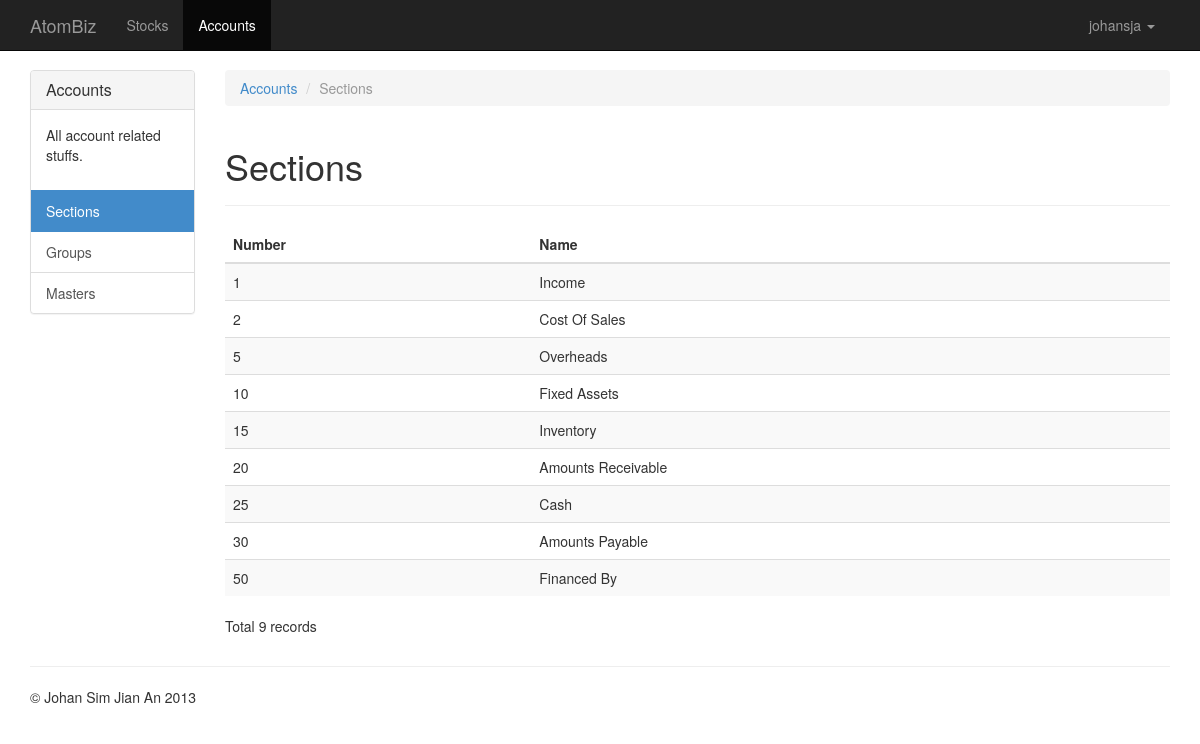
The app's page /accounts/sections/ (signed in) with its own data.
### accounts/models.py (models this page shows, shortened)
class Section(models.Model):
    number = models.SmallIntegerField(unique=True)
    name = models.CharField(max_length=64)
    class Meta:
        ordering = ['number']

### accounts/views.py (the view)
class SectionList(ListView):
    model = Section

### accounts/templates/accounts/section_list.html
{% extends "accounts/base.html" %}
{% block rows %}
    <ol class="breadcrumb">
        <li><a href="/accounts/">Accounts</a></li>
        <li class="active">Sections</li>
    </ol>
    <div class="page-header">
        <h1>Sections</h1>
    </div>
    <div class=" table-responsive">
        <table class="table table-striped">
            <thead>
                <tr>
                    <th>Number</th>
                    <th>Name</th>
                </tr>
            </thead>
            <tbody>
                {% for section in object_list %}
                    <tr>
                        <td>{{ section.number }}</td>
                        <td>{{ section.name }}</td>
                    </tr>
                {% endfor %}
            </tbody>
        </table>
    </div>
    <p>Total {{ object_list|length }} records</p>
{% endblock %}

### templates/base.html (shortened to what this page needs)
{% extends 'bootstrap/base.html' %}
{% block project_navbar_brand_url %}
  {% if user.is_authenticated %}
    /users/dashboard/
  {% else %}
    /
  {% endif %}
{% endblock %}
{% block project_navbar_brand %}AtomBiz{% endblock %}
{% block project_navbar_collapse %}
  {% if user.is_authenticated %}
    <ul class="nav navbar-nav">
      {% with url="/stocks/" %}
        <li{% if url in request.path %} class="active"{% endif %}><a href="{{ url }}">Stocks</a></li>
      {% endwith %}
      {% with url="/accounts/" %}
        <li{% if url in request.path %} class="active"{% endif %}><a href="{{ url }}">Accounts</a></li>
      {% endwith %}
    </ul>
    <ul class="nav navbar-nav navbar-right">
      <li class="dropdown">
        <a href="#" class="dropdown-toggle" data-toggle="dropdown">{{ user }} <b class="caret"></b></a>
      </li>
    </ul>
  {% endif %}
{% endblock %}
{% block project_rows %}
  {% block app_rows %}
  {% endblock %}
{% endblock %}
{% block project_footer_content %}
  <p>&copy; Johan Sim Jian An 2013</p>
{% endblock %}

### templates/base.html (style rules this page uses)
body { padding-top: 70px; }

### records on screen
Section: number "1", name "Income"
Section: number "2", name "Cost Of Sales"
Section: number "5", name "Overheads"
Section: number "10", name "Fixed Assets"
Section: number "15", name "Inventory"
Section: number "20", name "Amounts Receivable"
Section: number "25", name "Cash"
Section: number "30", name "Amounts Payable"
Section: number "50", name "Financed By"

### other values on screen
{{ user }} "johansja"
{{ object_list|length }} "9"
